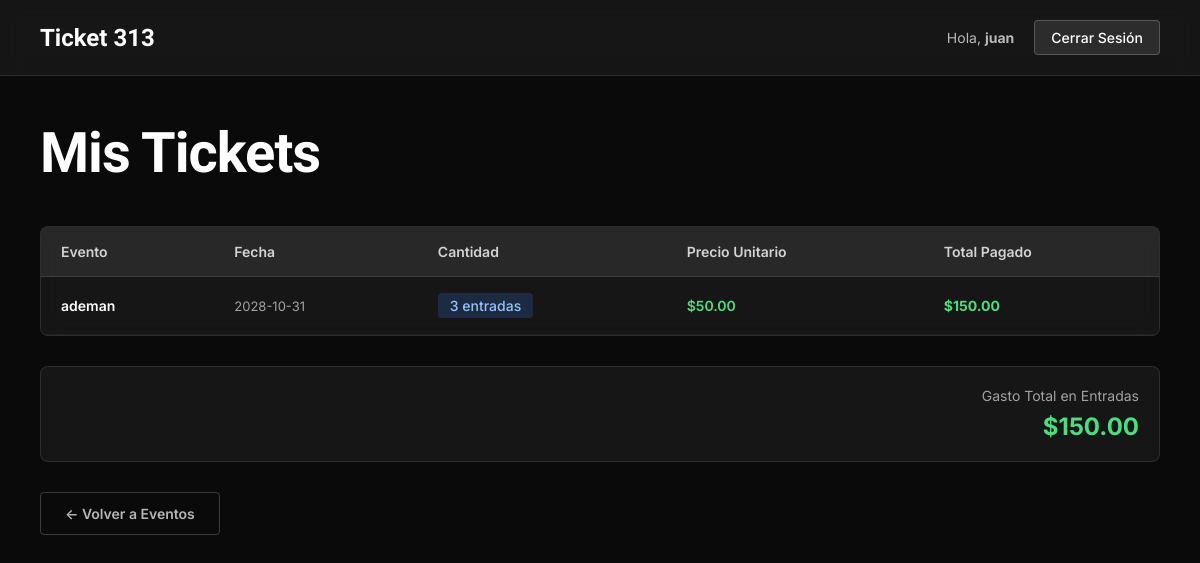
Screenshot of /mis-tickets (signed in) with the database file from the repository.
### tables this page shows
CREATE TABLE tickets (
            id INTEGER PRIMARY KEY AUTOINCREMENT,
            evento_id INTEGER NOT NULL,
            nombre_comprador TEXT NOT NULL,
            email TEXT NOT NULL,
            cantidad INTEGER NOT NULL, usuario_id INTEGER DEFAULT 1,
            FOREIGN KEY (evento_id) REFERENCES eventos(id)
        );

CREATE TABLE eventos (
            id INTEGER PRIMARY KEY AUTOINCREMENT,
            nombre TEXT NOT NULL,
            fecha TEXT NOT NULL,
            precio REAL NOT NULL,
            capacidad INTEGER NOT NULL
        , imagen_url TEXT DEFAULT NULL);

### app.py (the view)
@app.route('/mis-tickets')
def mis_tickets():
    if 'usuario_id' not in session:
        return redirect(url_for('login'))
    if session.get('usuario_rol') != 'asistente':
        return render_template('acceso_denegado.html')
    conexion = obtener_conexion()
    cursor = conexion.cursor()
    cursor.execute('''
        SELECT
            e.id,
            e.nombre,
            e.fecha,
            e.precio,
            t.cantidad,
            t.id as ticket_id
        FROM tickets t
        JOIN eventos e ON t.evento_id = e.id
        WHERE t.usuario_id = ?
        ORDER BY t.id DESC
    ''', (session['usuario_id'],))
    mis_compras = cursor.fetchall()
    conexion.close()
    gasto_total = 0.0
    for compra in mis_compras:
        gasto_total += compra[3] * compra[4]
    return render_template('mis_tickets.html', compras=mis_compras, gasto_total=gasto_total)

### database.py (called while the page is built)
def obtener_conexion():
    conexion = sqlite3.connect(str(ruta_db))
    return conexion

### templates/mis_tickets.html (shortened to what this page needs)
<!DOCTYPE html>
<html lang="es">
<head>
</head>
<body>
    <nav class="navbar">
        <a href="/" class="logo">Ticket 313</a>
        {% if session.usuario_id %}
        <div class="usuario-header">
            <span class="usuario-info">Hola, <strong>{{ session.usuario_nombre }}</strong></span>
            <a href="/logout" class="boton-logout">Cerrar Sesión</a>
        </div>
        {% endif %}
    </nav>
    <div class="contenedor">
        <h1>Mis Tickets</h1>
        {% if compras %}
        <div class="tabla-contenedor">
            <table>
                <thead>
                    <tr>
                        <th>Evento</th>
                        <th>Fecha</th>
                        <th>Cantidad</th>
                        <th>Precio Unitario</th>
                        <th>Total Pagado</th>
                    </tr>
                </thead>
                <tbody>
                    {% for compra in compras %}
                    <tr>
                        <td>
                            <a href="/evento/{{ compra[0] }}" style="color: white; text-decoration: none;">
                                <div class="evento-nombre">{{ compra[1] }}</div>
                            </a>
                        </td>
                        <td>
                            <div class="evento-fecha">{{ compra[2] }}</div>
                        </td>
                        <td>
                            <span class="cantidad">{{ compra[4] }} entrada{% if compra[4] != 1 %}s{% endif %}</span>
                        </td>
                        <td class="precio">${{ "%.2f"|format(compra[3]) }}</td>
                        <td class="precio"><strong>${{ "%.2f"|format(compra[3] * compra[4]) }}</strong></td>
                    </tr>
                    {% endfor %}
                </tbody>
            </table>
        </div>
        <div class="resumen-tickets">
            <div class="resumen-label">Gasto Total en Entradas</div>
            <div class="resumen-valor">${{ "%.2f"|format(gasto_total) }}</div>
        </div>
        <a href="/eventos" class="boton-regreso">← Volver a Eventos</a>
        {% endif %}
    </div>
</body>
</html>

### templates/mis_tickets.html (style rules this page uses)
* { margin: 0; padding: 0; box-sizing: border-box; }
body { font-family: 'Inter', -apple-system, BlinkMacSystemFont, 'Segoe UI', sans-serif; background: #0a0a0a; color: white; }
.navbar { position: fixed; top: 0; left: 0; right: 0; background-color: rgba(26, 26, 26, 0.8); backdrop-filter: blur(10px); padding: 20px 40px; display: flex; justify-content: space-between; align-items: center; border-bottom: 1px solid rgba(255, 255, 255, 0.1); z-index: 100; }
.logo { font-size: 24px; font-weight: 700; color: white; text-decoration: none; font-family: 'Sora', sans-serif; }
.usuario-header { display: flex; align-items: center; gap: 20px; }
.usuario-info { font-size: 14px; color: rgba(255, 255, 255, 0.7); }
.boton-logout { padding: 8px 16px; background-color: rgba(255, 255, 255, 0.1); color: white; text-decoration: none; border-radius: 4px; font-size: 14px; font-weight: 500; transition: all 0.3s; border: 1px solid rgba(255, 255, 255, 0.2); }
.contenedor { max-width: 1200px; margin: 0 auto; padding: 120px 40px 60px 40px; }
h1 { font-size: clamp(32px, 6vw, 56px); font-weight: 700; color: white; font-family: 'Sora', sans-serif; letter-spacing: -1px; margin-bottom: 40px; }
.tabla-contenedor { background-color: rgba(255, 255, 255, 0.05); border: 1px solid rgba(255, 255, 255, 0.1); border-radius: 8px; overflow: hidden; backdrop-filter: blur(10px); }
table { width: 100%; border-collapse: collapse; }
thead { background-color: rgba(255, 255, 255, 0.08); border-bottom: 1px solid rgba(255, 255, 255, 0.1); }
th { padding: 16px 20px; text-align: left; font-weight: 600; color: rgba(255, 255, 255, 0.8); font-size: 14px; }
tbody tr { border-bottom: 1px solid rgba(255, 255, 255, 0.05); transition: background-color 0.3s; }
td { padding: 16px 20px; font-size: 14px; color: rgba(255, 255, 255, 0.8); }
.evento-nombre { font-weight: 600; color: white; }
.evento-fecha { color: rgba(255, 255, 255, 0.6); font-size: 13px; }
.precio { color: #4ade80; font-weight: 600; }
.cantidad { background-color: rgba(59, 130, 246, 0.2); color: #93c5fd; padding: 4px 12px; border-radius: 4px; display: inline-block; font-weight: 500; }
.boton-regreso { display: inline-block; padding: 12px 24px; background-color: transparent; color: rgba(255, 255, 255, 0.7); text-decoration: none; border-radius: 4px; font-size: 14px; font-weight: 600; transition: all 0.3s; border: 1px solid rgba(255, 255, 255, 0.2); margin-top: 30px; }
.resumen-tickets { background-color: rgba(255, 255, 255, 0.05); border: 1px solid rgba(255, 255, 255, 0.1); padding: 20px; border-radius: 8px; margin-top: 30px; text-align: right; }
.resumen-label { color: rgba(255, 255, 255, 0.6); font-size: 14px; }
.resumen-valor { font-size: 24px; font-weight: 700; color: #4ade80; margin-top: 8px; }

### rows the page displays
tickets: nombre "ademan", fecha "2028-10-31", cantidad "3", shows "s"
eventos: precio "50.00", compra[3]*compra[4] "150.00"

### other values shown
{{ session.usuario_nombre }} "juan"
{{ "%.2f"|format(gasto_total) }} "150.00"
